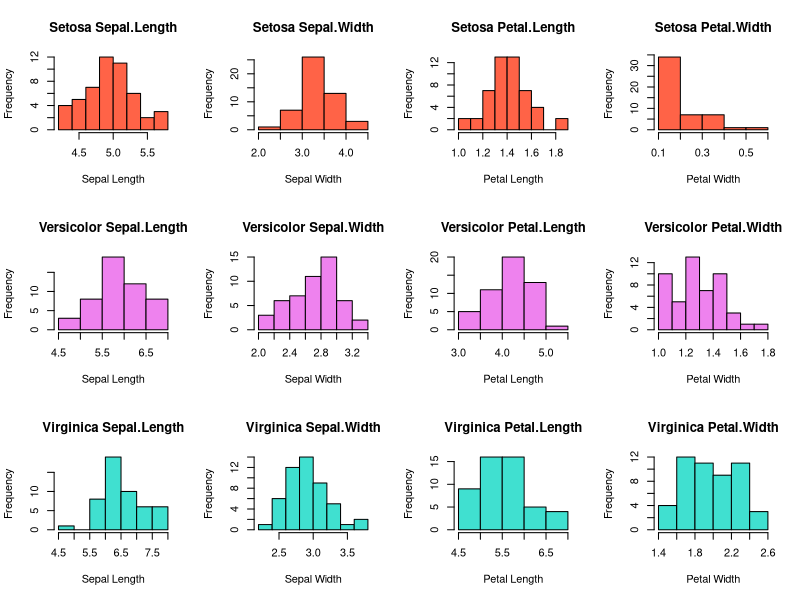

R code for this plot:
##TODO:
# A. organize code (Shinho)
# B. find a way to represent species with string (Omar)
# C. write the result ".csv" (Omar)
# D. make the bar plot beautiful (Shinho)
# E. complete with other species (Baldomero)
# F. write the explanation (Baldomero)

# size for testing: default 150
size = 150

# -----------------------------------------------------------------------------
# assignment a
# functions
euclidean_distance <- function(p, q) {
    ed = 0
    for (i in 1:4) {
        ed <- ed + (p[,i] - q[,i]) ^ 2
    }
    ed <- sqrt(ed)
    return(ed)
}

data(iris)
iris2 <- iris[-(5:5)] # delete column 5 with string
# compute distances using dist() function
distances <- dist(head(iris2, size))
# print(distances)

# compute distances using self-created function
distances2 <- matrix(nrow=size, ncol=size)
for (p in 1:size) {
  for (q in 1:size) {
    row_p = iris2[p,]
    row_q = iris2[q,]
    distances2[p, q] <- euclidean_distance(row_p, row_q)
  }
}
# print(distances2)



# -----------------------------------------------------------------------------
# assignment b
# data frame

Flower = c()
Species = c()
Nearest.neighbor = c()
NN.species = c()

for (i in 1:size) {
    Flower[i] <- i
    #Species[i] <- iris[i, 5] # get `Species`
    Species[i] <- iris[i, 5] # get `Species`

    # dirty code
    line = distances2[i,]
    nn = sort(line)[2]
    index_nn = which(line == nn)
    Nearest.neighbor[i] <- index_nn
    NN.species[i] <- iris[index_nn, 5] # get `Species`
}

data_frame = data.frame(Flower, Species, Nearest.neighbor, NN.species)
print(data_frame)
write.csv(data_frame, file = "flowers_distance.csv")

# -----------------------------------------------------------------------------
# assignment c
# cc = data.frame ( table ( data_frame$Species, data_frame$NN.species ) [,]) 
cc = table ( data_frame$Species, data_frame$NN.species ) [,]

# -----------------------------------------------------------------------------
# assignment d
# print (cc)
#barplot(cc, main="blah", xlab="number of neighbors", col=c("darkblue", "red", "gray"),
 #       legend = rownames(counts), beside=TRUE)

# -----------------------------------------------------------------------------
# assignment e. histograms

par(mfrow=c(3, 4))

# setosa

setosa <- iris[iris$Species == 'setosa',]

hist(setosa$Sepal.Length, col="Tomato", main="Setosa Sepal.Length", xlab="Sepal Length")
hist(setosa$Sepal.Width, col="Tomato", main="Setosa Sepal.Width", xlab="Sepal Width")
hist(setosa$Petal.Length, col="Tomato", main="Setosa Petal.Length", xlab="Petal Length")
hist(setosa$Petal.Width, col="Tomato", main="Setosa Petal.Width", xlab="Petal Width")

# versicolor

versicolor <- iris[iris$Species == 'versicolor',]

hist(versicolor$Sepal.Length, col="Violet", main="Versicolor Sepal.Length", xlab="Sepal Length")
hist(versicolor$Sepal.Width, col="Violet", main="Versicolor Sepal.Width", xlab="Sepal Width")
hist(versicolor$Petal.Length, col="Violet", main="Versicolor Petal.Length", xlab="Petal Length")
hist(versicolor$Petal.Width, col="Violet", main="Versicolor Petal.Width", xlab="Petal Width")

# virginica

virginica <- iris[iris$Species == 'virginica',]

hist(virginica$Sepal.Length, col="Turquoise", main="Virginica Sepal.Length", xlab="Sepal Length")
hist(virginica$Sepal.Width, col="Turquoise", main="Virginica Sepal.Width", xlab="Sepal Width")
hist(virginica$Petal.Length, col="Turquoise", main="Virginica Petal.Length", xlab="Petal Length")
hist(virginica$Petal.Width, col="Turquoise", main="Virginica Petal.Width", xlab="Petal Width")




#for (i in colnames(iris2)) {
    #in c("Sepal.Length", "Sepal.Width", "Petal.Lenght", "Petal.Width")) {
#    ss <- subset(iris, Species == "setosa", select=c(i))
#    ss <- as.numeric(unlist(setosa))
#    hist(ss, main=i)
    # virginica <- iris[iris$Species == 'virginica',]
    # hist(virginica$Sepal.Length, main=i)
#}


# -----------------------------------------------------------------------------
# assignment f.

# A histogram visualizes a distribution of numerical data. The y-axis shows how 
# frequently the values on the x-axis occur in the data, the bars represent 
# ranges of values on the x-axis. 
# 
# ---
#   
#   Figures description
# 
# ---
# 
#   Setosa Sepal.Length 
# 
# It is observed that the higher frequencies are defined between the range of 4.5 - 5.5,
# having a maximum frequency approximately of 15 units.
# 
#   Versicolor Sepal.Length
# 
# This figure shows a maximum frequency of approximately 20 units for Sepal lengths between 
# the range 5.5. and 6.0.
# 
#   Virginica Sepal.Length
# 
# Higher frequencies are defined between the range of 6.0 - 6.5, with a frequency of approximately 
# of 20 units. There is an evenly distribution for values between the range of 7.0 - 8.0, 
# furthermore there are no Sepals with lengths in a range of 5.0 - 5.5.
# 
# ---
#   
#   Setosa Sepal.Width 
# 
# The frequency reach its maximum of approximately 25 units for values defined between the range 3.0 - 3.5
# and its minimum between 2.0 - 2.5.
# 
#   Versicolor Sepal.Width
# 
# Increasing distribution of frequencies is observed between the range 2.0 - 3.0, reaching a maximum
# of approximately 15 units between the range 2.8 - 3.0.
# 
#   Virginica Sepal.Width
# 
# This figure shows a maximum frequencies of approximately 15 units for widths between 2.5 and 3.0.
# 
# ----
#   
#   Setosa Petal.Length
# 
# An evenly minimal distribution of frequencies is observed for lengths between the range 1.0 - 1.2
# and greater than 1.8, the frequencies reach its maximum at a length of around 
# 1.4 with approximately 15 units.
# 
#   Versicolor Petal.Length
# 
# It is observed that the maximum frequency is reached between the range of 4.0 - 4.5 with a frequency
# of a approximately 20 units, whereas the minimum length is between 5.0 - 5.5 with a a frequency of 1 unit.
# 
#   Virginica Petal.Length 
# 
# One can observe that the maximum frequency is evenly distributed for ranges 5.0 - 5.5 and 5.5 - 6.0 with
# a maximum frequency of approximately 15 units.
# 
# ---
#   
#   Setosa Petal.Width
# 
# Most of the values of petal width are defined at its very minimum between the range 0.1 - 0.2 with
# a frequency of approximately 35 units, the minimum is defined between the range 0.4 - 0.6.
# 
#   Versicolor Petal.Width
# 
# The minimum frequency is defined between the range 1.6 - 1.8, whereas the maximum is defined
# for widths of 1.2 or 1.3 with a frequency of approximately 15 units.
# 
#   Virginica Petal.Width
# 
# Most of the frequencies are almost evenly distributed between the range 1.6 - 2.4, reaching their
# maximum between the range 1.6 - 1.8.
# 
# ---
#   
#   General Comparison 
# 
# Among the three groups of species, Virginica has the higher Sepal lengths frequency for values
# between 6.0 – 6.5 and Satosa has the maximum Sepal widths for values between 3.0 and 3.5. 
# 
# On the other side, Setosa specie presents the minimum Petal lengths with values between 1.0 - 1.8, 
# on the contrary, Virginica has the maximum petal lengths between the range 5.0 -  6.0. It is clear 
# to notice that species of type Setosa have the minimum widths of Petals.
